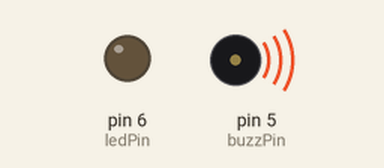
Bench run of a sketch on a simulated Arduino Uno, built with avr-gcc and run on an emulated ATmega328P. Shown: output pins drawn as LEDs (lit = HIGH), buzzer (waves = sounding). Pins used as bus, display or sensor lines are not drawn.

Above: at 0.1 s.
Timing chart, 0 to 1.6 s (numbered marks = the images above):
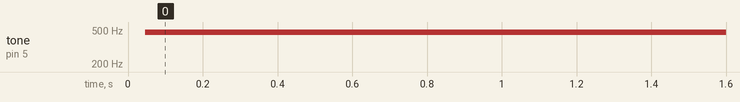

The sketch:

Ex_2.1.ino
```cpp
#define ledPin 6    // Define the LED pin as pin 6
#define buzzPin 5    // Define the LED pin as pin 6
int ledState = LOW;
int buzzState = LOW;


void setup() {
  // put your setup code here, to run once:
  noInterrupts();
  TCCR1A = 0;       //Reset entire TCCR1A register
  TCCR1B = 0;       //Reset entire TCCR1B register
  TCCR1B |= B00000010;  //Set CS12 and CS10 to 1 so we get prescalar = 1024
  TIMSK1 |= B00000010;  //Set OCIE1A to 1 so we enable compare match A
  // OCR1A = 65534;    // setting the OCR
  OCR1A = 3200;    // setting the OCR

  TCCR0A = 0;       //Reset entire TCCR1A register
  TCCR0B = 0;       //Reset entire TCCR1B register
  TCCR0B |= B00000101;  //Set CS12 and CS10 to 1 so we get prescalar = 1024
  TIMSK0 |= B00000010;  //Set OCIE1A to 1 so we enable compare match A
  // OCR1A = 65534;    // setting the OCR
  OCR0A = 50;    // setting the OCR

  interrupts();
  pinMode(ledPin, OUTPUT);
  pinMode(buzzPin, OUTPUT);
}

void loop() {
  // put your main code here, to run repeatedly:
  delay(2);
}

// ISR
ISR(TIMER1_COMPA_vect){
  TCNT1  = 0;                  //First, set the timer back to 0 so it resets for next interrupt
  // ledState = !ledState;      //Invert LED state
  // digitalWrite(ledPin, ledState);  //Write new state to the LED on pin D5
  buzzState = !buzzState;      //Invert LED state
  digitalWrite(buzzPin, buzzState);  //Write new state to the LED on pin D5
}

ISR(TIMER0_COMPA_vect){
  TCNT0  = 0;                  //First, set the timer back to 0 so it resets for next interrupt
  buzzState = !buzzState;      //Invert LED state
  digitalWrite(buzzPin, buzzState);  //Write new state to the LED on pin D5
}
```

Measured:
- by itself, tone on pin 5 (buzzPin): silent → 471 Hz at 0.05 s
